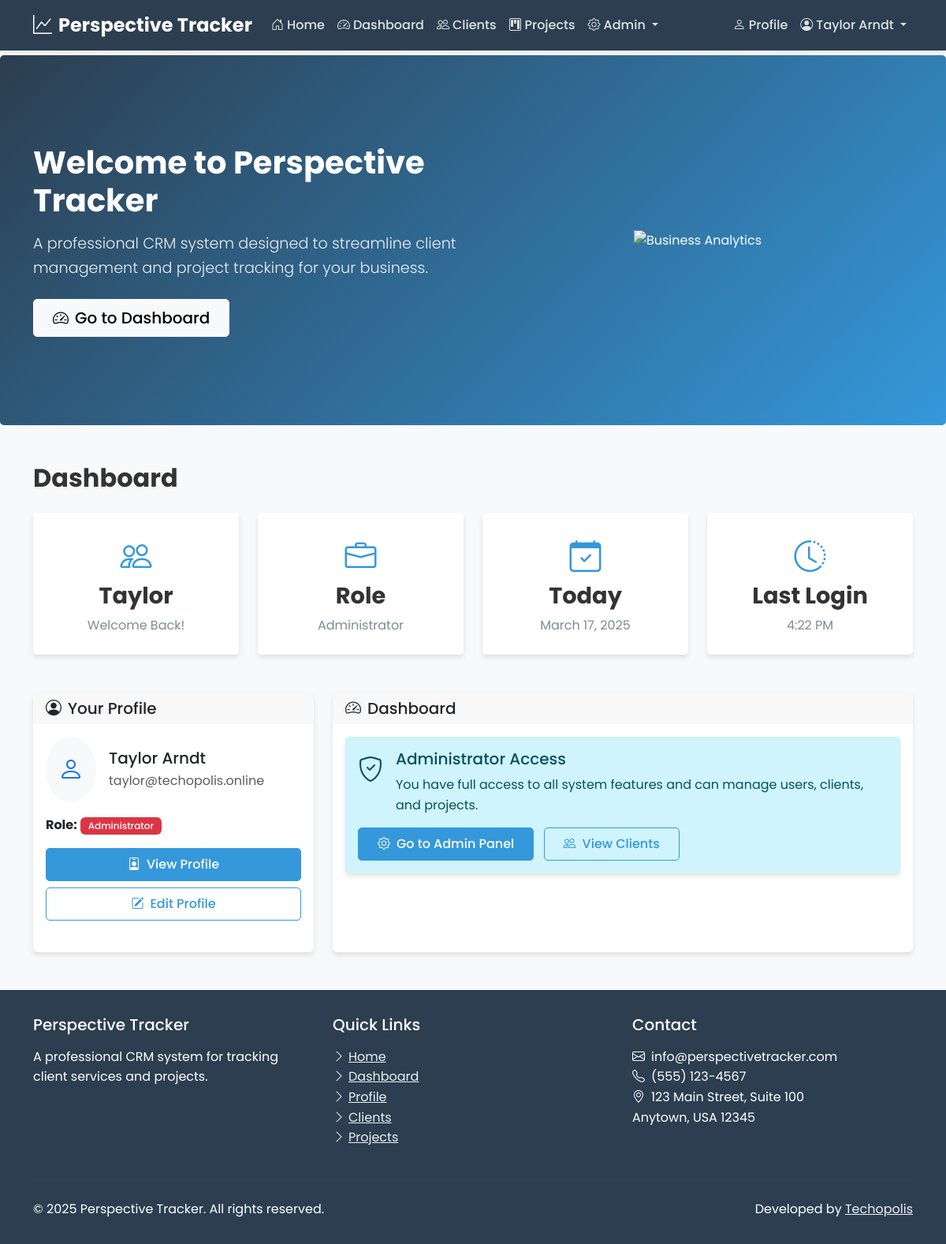
Screenshot of / (signed in) with the database file from the repository.
### users/models.py (models this page shows, shortened)
class CustomUser(AbstractUser):
    username = None
    email = models.EmailField(unique=True)
    role = models.ForeignKey(Role, on_delete=models.CASCADE, null=True, blank=True)
    profile_picture = models.ImageField(upload_to='profile_pics/', null=True, blank=True)
    bio = models.TextField(max_length=500, blank=True)
    phone_number = models.CharField(max_length=20, blank=True)
    job_title = models.CharField(max_length=100, blank=True)
    USERNAME_FIELD = 'email'
    REQUIRED_FIELDS = []
    objects = CustomUserManager()

### users/views.py (the view)
# urls.py: path('', user_views.home_view, name='home'),
def home_view(request):
    return render(request, 'users/home.html')

### users/templates/users/home.html (shortened to what this page needs)
{% extends 'users/base.html' %}
{% block content %}
<section class="hero-section">
    <div class="container py-5">
        <div class="row align-items-center">
            <div class="col-lg-6 mb-4 mb-lg-0">
                <h1 class="display-4 fw-bold mb-3">Welcome to Perspective Tracker</h1>
                <p class="lead mb-4">A professional CRM system designed to streamline client management and project tracking for your business.</p>
                {% if not user.is_authenticated %}
                <div class="d-flex gap-3">
                    <a href="{% url 'social:begin' 'auth0' %}" class="btn btn-light btn-lg">
                        <i class="bi bi-shield-lock me-2"></i>Login
                    </a>
                </div>
                {% else %}
                <a href="{% url 'dashboard' %}" class="btn btn-light btn-lg">
                    <i class="bi bi-speedometer2 me-2"></i>Go to Dashboard
                </a>
                {% endif %}
            </div>
            <div class="col-lg-6 text-center">
                <img src="https://cdn.pixabay.com/photo/2018/03/10/09/45/businessman-3213659_1280.png" alt="Business Analytics" class="img-fluid" style="max-height: 350px;">
            </div>
        </div>
    </div>
</section>
<div class="container mt-5">
    {% if user.is_authenticated %}
        <div class="row mb-4">
            <div class="col-12">
                <h2 class="fw-bold mb-4">Dashboard</h2>
            </div>
            <div class="col-md-3 mb-4">
                <div class="stat-card text-center">
                    <i class="bi bi-people"></i>
                    <h3>{{ user.first_name }}</h3>
                    <p>Welcome Back!</p>
                </div>
            </div>
            <div class="col-md-3 mb-4">
                <div class="stat-card text-center">
                    <i class="bi bi-briefcase"></i>
                    <h3>Role</h3>
                    <p>
                        {% if user.is_superuser %}
                            Administrator
                        {% else %}
                            No Role Assigned
                        {% endif %}
                    </p>
                </div>
            </div>
            <div class="col-md-3 mb-4">
                <div class="stat-card text-center">
                    <i class="bi bi-calendar-check"></i>
                    <h3>Today</h3>
                    <p>{% now "F j, Y" %}</p>
                </div>
            </div>
            <div class="col-md-3 mb-4">
                <div class="stat-card text-center">
                    <i class="bi bi-clock-history"></i>
                    <h3>Last Login</h3>
                    <p>{% now "g:i A" %}</p>
                </div>
            </div>
        </div>
        <div class="row">
            <div class="col-md-4">
                <div class="card h-100">
                    <div class="card-header">
                        <h2 class="h5 card-title mb-0"><i class="bi bi-person-circle me-2"></i>Your Profile</h2>
                    </div>
                    <div class="card-body">
                        <div class="d-flex align-items-center mb-3">
                            <div class="bg-light rounded-circle p-3 me-3">
                                <i class="bi bi-person text-primary" style="font-size: 2rem;"></i>
                            </div>
                            <div>
                                <h3 class="h5 mb-1">{{ user.first_name }} {{ user.last_name }}</h3>
                                <p class="text-muted mb-0">{{ user.email }}</p>
                            </div>
                        </div>
                        <p><strong>Role:</strong>
                            {% if user.is_superuser %}
                                <span class="badge bg-danger">Administrator</span>
                            {% else %}
                                <span class="badge bg-secondary">No Role Assigned</span>
                            {% endif %}
                        </p>
                        <div class="d-grid gap-2">
                            <a href="{% url 'profile' %}" class="btn btn-primary">
                                <i class="bi bi-person-badge me-2"></i>View Profile
                            </a>
                            <a href="{% url 'edit_profile' %}" class="btn btn-outline-primary">
                                <i class="bi bi-pencil-square me-2"></i>Edit Profile
                            </a>
                        </div>
                    </div>
                </div>
            </div>
            <div class="col-md-8">
                <div class="card h-100">
                    <div class="card-header">
                        <h2 class="h5 card-title mb-0"><i class="bi bi-speedometer2 me-2"></i>Dashboard</h2>
                    </div>
                    <div class="card-body">
                        {% if user.is_superuser or user.role.name == 'admin' %}
                            <div class="alert alert-info">
                                <div class="d-flex">
                                    <div class="me-3">
                                        <i class="bi bi-shield-check" style="font-size: 2rem;"></i>
                                    </div>
                                    <div>
                                        <h3 class="h5">Administrator Access</h3>
                                        <p class="mb-0">You have full access to all system features and can manage users, clients, and projects.</p>
                                    </div>
                                </div>
                                <div class="mt-3">
                                    <a href="/admin/" class="btn btn-primary">
                                        <i class="bi bi-gear me-2"></i>Go to Admin Panel
                                    </a>
                                    <a href="{% url 'client_list' %}" class="btn btn-outline-primary ms-2">
                                        <i class="bi bi-people me-2"></i>View Clients
                                    </a>
                                </div>
                            </div>
                        {% endif %}
                    </div>
                </div>
            </div>
        </div>
    {% endif %}
</div>
{% endblock %}

### users/templates/users/base.html (shortened to what this page needs)
<!DOCTYPE html>
<html lang="en">
<head>
    <link href="https://cdn.jsdelivr.net/npm/bootstrap@5.3.0-alpha1/dist/css/bootstrap.min.css" rel="stylesheet">
    <link rel="stylesheet" href="https://cdn.jsdelivr.net/npm/bootstrap-icons@1.10.3/font/bootstrap-icons.css">
    <link rel="stylesheet" href="/static/css/style.css">
</head>
<body>
    <nav class="navbar navbar-expand-md navbar-dark fixed-top">
        <div class="container">
            <a class="navbar-brand" href="{% url 'home' %}">
                <i class="bi bi-graph-up me-2"></i>Perspective Tracker
            </a>
            <div class="collapse navbar-collapse" id="navbarNav">
                <ul class="navbar-nav me-auto">
                    <li class="nav-item">
                        <a class="nav-link {% if request.path == '/' %}active{% endif %}" href="{% url 'home' %}">
                            <i class="bi bi-house-door me-1"></i>Home
                        </a>
                    </li>
                    {% if user.is_authenticated %}
                        <li class="nav-item">
                            <a class="nav-link {% if '/dashboard/' in request.path %}active{% endif %}" href="{% url 'dashboard' %}">
                                <i class="bi bi-speedometer2 me-1"></i>Dashboard
                            </a>
                        </li>
                        {% if user.is_superuser or user.role.name == 'admin' or user.role.name == 'staff' %}
                            <li class="nav-item">
                                <a class="nav-link {% if '/clients/' in request.path %}active{% endif %}" href="{% url 'client_list' %}">
                                    <i class="bi bi-people me-1"></i>Clients
                                </a>
                            </li>
                            <li class="nav-item">
                                <a class="nav-link {% if '/projects/' in request.path %}active{% endif %}" href="{% url 'projects:project_list' %}">
                                    <i class="bi bi-kanban me-1"></i>Projects
                                </a>
                            </li>
                            {% if user.is_superuser or user.role.name == 'admin' %}
                            <li class="nav-item dropdown">
                                <a class="nav-link dropdown-toggle" href="#" id="adminDropdown" role="button" data-bs-toggle="dropdown" aria-expanded="false">
                                    <i class="bi bi-gear me-1"></i>Admin
                                </a>
                            </li>
                            {% endif %}
                        {% endif %}
                    {% endif %}
                </ul>
                <ul class="navbar-nav">
                    {% if user.is_authenticated %}
                        <li class="nav-item">
                            <a class="nav-link {% if '/profile/' in request.path %}active{% endif %}" href="{% url 'profile' %}">
                                <i class="bi bi-person me-1"></i>Profile
                            </a>
                        </li>
                        <li class="nav-item dropdown">
                            <a class="nav-link dropdown-toggle" href="#" id="navbarDropdown" role="button" data-bs-toggle="dropdown" aria-expanded="false">
                                <i class="bi bi-person-circle me-1"></i>{{ user.first_name }} {{ user.last_name }}
                            </a>
                        </li>
                    {% else %}
                        <li class="nav-item">
                            <a class="nav-link btn btn-outline-light btn-sm ms-2 px-3" href="{% url 'login' %}">
                                <i class="bi bi-box-arrow-in-right me-1"></i>Login
                            </a>
                        </li>
                    {% endif %}
                </ul>
            </div>
        </div>
    </nav>
    <main>
        {% block content %}{% endblock %}
    </main>
    <footer>
        <div class="container">
            <div class="row">
                <div class="col-md-4 mb-4 mb-md-0">
                    <h5 class="mb-3">Perspective Tracker</h5>
                    <p class="mb-0">A professional CRM system for tracking client services and projects.</p>
                </div>
                <div class="col-md-4 mb-4 mb-md-0">
                    <h5 class="mb-3">Quick Links</h5>
                    <ul class="list-unstyled">
                        <li><a href="{% url 'home' %}"><i class="bi bi-chevron-right me-1"></i>Home</a></li>
                        {% if user.is_authenticated %}
                            <li><a href="{% url 'dashboard' %}"><i class="bi bi-chevron-right me-1"></i>Dashboard</a></li>
                            <li><a href="{% url 'profile' %}"><i class="bi bi-chevron-right me-1"></i>Profile</a></li>
                            {% if user.is_superuser or user.role.name == 'admin' or user.role.name == 'staff' %}
                                <li><a href="{% url 'client_list' %}"><i class="bi bi-chevron-right me-1"></i>Clients</a></li>
                                <li><a href="{% url 'projects:project_list' %}"><i class="bi bi-chevron-right me-1"></i>Projects</a></li>
                            {% endif %}
                        {% else %}
                            <li><a href="{% url 'login' %}"><i class="bi bi-chevron-right me-1"></i>Login</a></li>
                        {% endif %}
                    </ul>
                </div>
                <div class="col-md-4">
                    <h5 class="mb-3">Contact</h5>
                    <ul class="list-unstyled">
                        <li><i class="bi bi-envelope me-2"></i>info@perspectivetracker.com</li>
                        <li><i class="bi bi-telephone me-2"></i>(555) 123-4567</li>
                        <li><i class="bi bi-geo-alt me-2"></i>123 Main Street, Suite 100<br>Anytown, USA 12345</li>
                    </ul>
                </div>
            </div>
            <hr class="mt-4 mb-4" style="border-color: rgba(255,255,255,0.1);">
            <div class="row justify-content-between align-items-center">
                <div class="col-md-6 text-center text-md-start">
                    <p class="mb-0">&copy; {% now "Y" %} Perspective Tracker. All rights reserved.</p>
                </div>
                <div class="col-md-6 text-center text-md-end">
                    <p class="mb-0">Developed by <a href="https://www.techopolis.courses/" target="_blank">Techopolis</a></p>
                </div>
            </div>
        </div>
    </footer>
</body>
</html>

### perspectivetracker/static/css/style.css (style rules this page uses)
:root { --primary-color: #2c3e50; --secondary-color: #3498db; --accent-color: #e74c3c; --light-color: #ecf0f1; --dark-color: #2c3e50; --success-color: #2ecc71; --warning-color: #f39c12; --danger-color: #e74c3c; --text-color: #333; --text-light: #7f8c8d; --border-radius: 5px; --box-shadow: 0 4px 6px rgba(0, 0, 0, 0.1); --transition: all 0.3s ease; }
body { font-family: 'Poppins', sans-serif; color: var(--text-color); line-height: 1.6; background-color: #f8f9fa; padding-top: 70px; }
.navbar { background-color: var(--primary-color) !important; box-shadow: 0 2px 4px rgba(0, 0, 0, 0.1); }
.navbar-brand { font-weight: 700; font-size: 1.5rem; color: white !important; }
.navbar-dark .navbar-nav .nav-link { color: rgba(255, 255, 255, 0.85) !important; font-weight: 500; transition: var(--transition); }
.card { border: none; border-radius: var(--border-radius); box-shadow: var(--box-shadow); transition: var(--transition); margin-bottom: 1.5rem; }
.card-header { font-weight: 600; border-bottom: none; }
.btn { font-weight: 500; border-radius: var(--border-radius); padding: 0.5rem 1.5rem; transition: var(--transition); }
.btn-primary { background-color: var(--secondary-color); border-color: var(--secondary-color); }
.btn-outline-primary { color: var(--secondary-color); border-color: var(--secondary-color); }
.badge { font-weight: 500; padding: 0.4em 0.8em; }
.hero-section { background: linear-gradient(135deg, var(--primary-color) 0%, var(--secondary-color) 100%); color: white; padding: 4rem 0; margin-bottom: 3rem; border-radius: var(--border-radius); }
.hero-section h1 { font-weight: 700; font-size: 2.5rem; margin-bottom: 1rem; }
.hero-section p { font-size: 1.2rem; opacity: 0.9; }
footer { background-color: var(--primary-color); color: white; padding: 2rem 0; margin-top: 3rem; }
footer a { color: var(--light-color); transition: var(--transition); }
.alert { border: none; border-radius: var(--border-radius); box-shadow: var(--box-shadow); }
.stat-card { padding: 1.5rem; border-radius: var(--border-radius); background-color: white; box-shadow: var(--box-shadow); transition: var(--transition); }
.stat-card i { font-size: 2.5rem; margin-bottom: 1rem; color: var(--secondary-color); }
.stat-card h3 { font-size: 1.8rem; font-weight: 700; margin-bottom: 0.5rem; }
.stat-card p { color: var(--text-light); margin-bottom: 0; }

### rows the page displays
CustomUser: first_name "Taylor", last_name "Arndt", email "taylor@techopolis.online"
